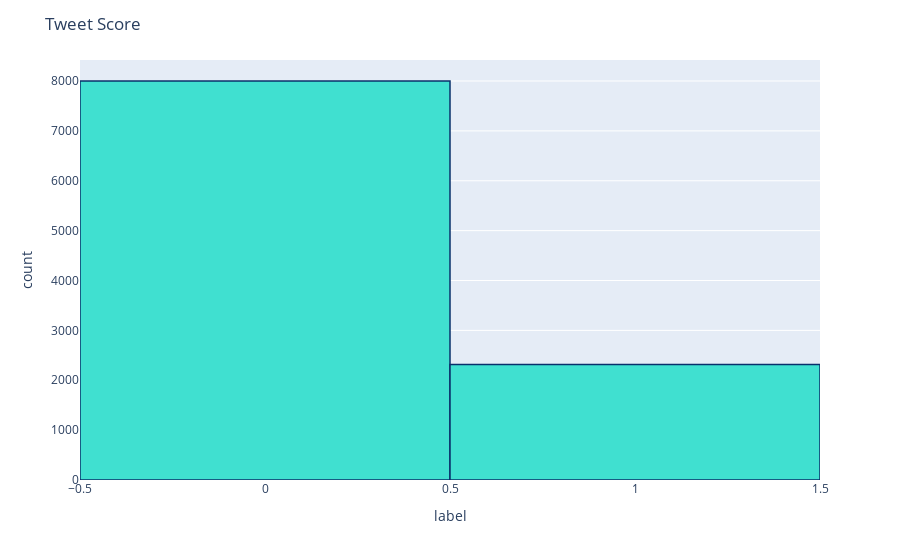

Notebook code cell kept with this figure:
### Code cell
# Tweet Scores
fig = px.histogram(df, x="label")
fig.update_traces(marker_color="turquoise",marker_line_color='rgb(8,48,107)',
                  marker_line_width=1.5)
fig.update_layout(title_text='Tweet Score')
fig.show()

### Figure 1 — Plotly figure (JSON) as saved in the notebook; plotly's stock layout.template omitted (floating-point values rounded to 4 significant figures; data arrays with more than 128 entries replaced by an {"elided": "..."} marker saying what was removed)
{"data": [{"alignmentgroup": "True", "bingroup": "x", "hovertemplate": "label=%{x}<br>count=%{y}<extra></extra>", "legendgroup": "", "marker": {"color": "turquoise", "line": {"color": "rgb(8,48,107)", "width": 1.5}, "pattern": {"shape": ""}}, "name": "", "offsetgroup": "", "orientation": "v", "showlegend": false, "type": "histogram", "x": {"elided": "10314 int values"}, "xaxis": "x", "yaxis": "y"}], "layout": {"barmode": "relative", "legend": {"tracegroupgap": 0}, "margin": {"t": 60}, "title": {"text": "Tweet Score"}, "xaxis": {"anchor": "y", "domain": [0, 1], "title": {"text": "label"}}, "yaxis": {"anchor": "x", "domain": [0, 1], "title": {"text": "count"}}}}
